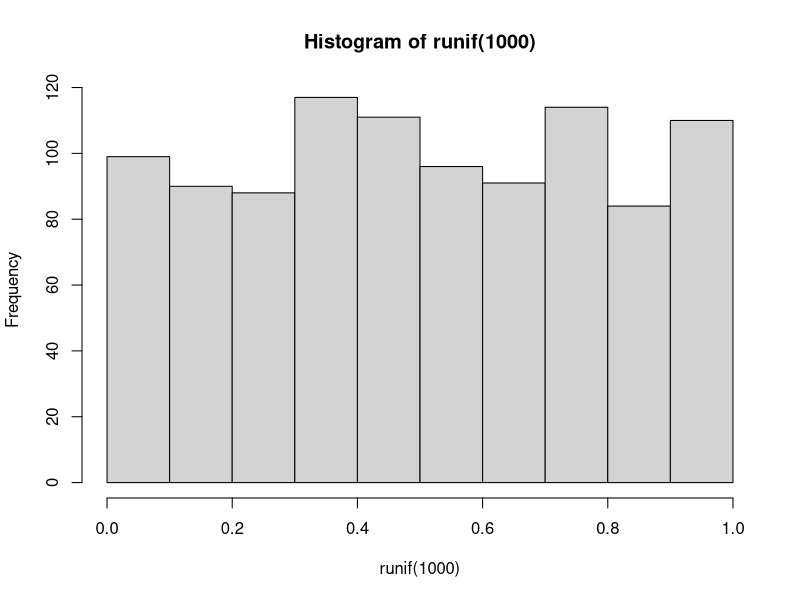
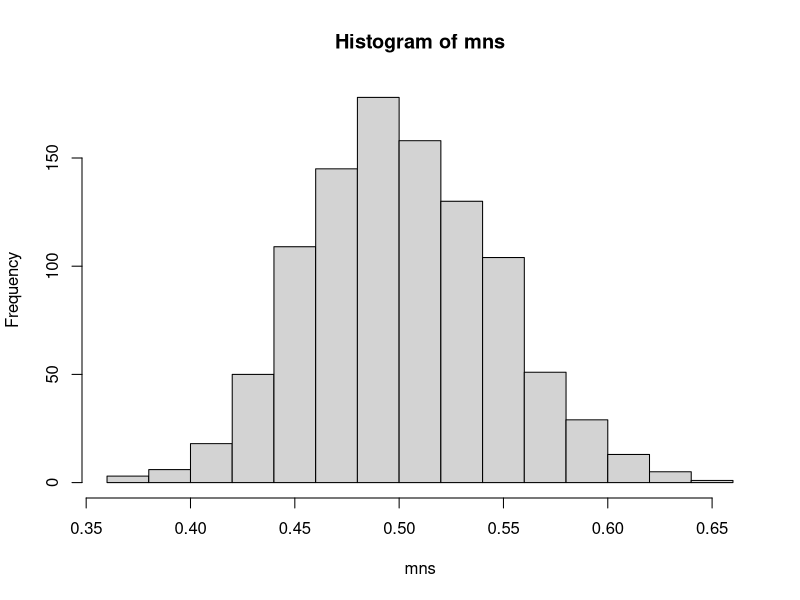
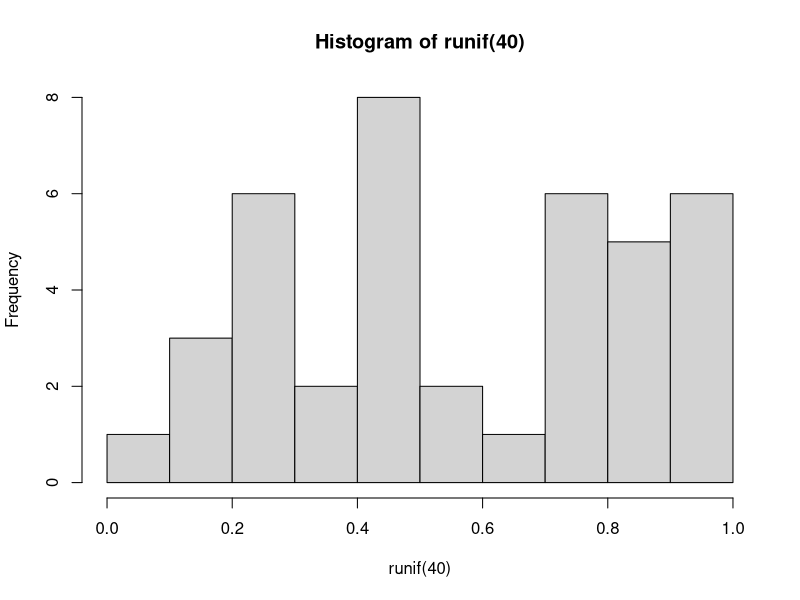

Recreate these plots in R, in order.
# Motivating example

hist(runif(1000))

mns = NULL
for (i in 1 : 1000) mns = c(mns, mean(runif(40)))
hist(mns)

hist(runif(40))
